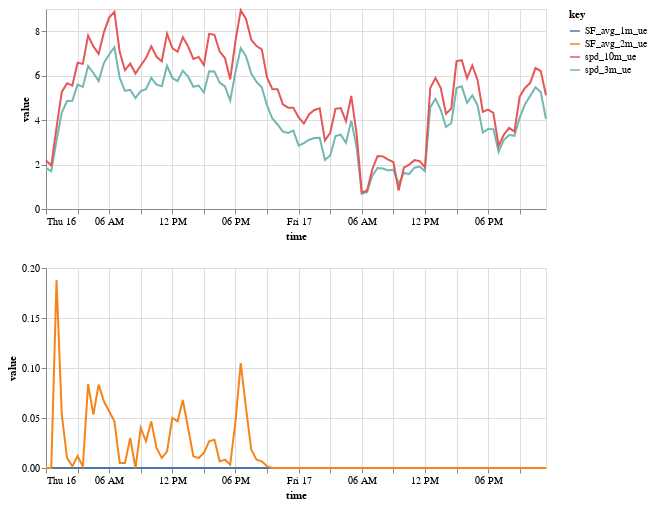

The cell this chart's notebook holds for it:
### Markdown cell above
Same as above but using altair

### Code cell
sos_df = sos_dataset[[ 
    'spd_3m_ue', 'spd_10m_ue', 'SF_avg_1m_ue', 'SF_avg_2m_ue'
]].to_dataframe().loc['2023-03-16': '2023-03-17'].reset_index()
base = alt.Chart(sos_df).mark_line().encode(
    alt.X('time:T'),
    alt.Y('value:Q'),
    alt.Color('key:N')
).properties(width=500, height=200)

base.transform_fold(['spd_3m_ue', 'spd_10m_ue']) &\
base.transform_fold(['SF_avg_1m_ue', 'SF_avg_2m_ue'])

### Figure 1 — Vega-Lite specification as saved in the notebook (floating-point values rounded to 4 significant figures)
{"config": {"view": {"continuousWidth": 300, "continuousHeight": 300}}, "vconcat": [{"mark": {"type": "line"}, "encoding": {"color": {"field": "key", "type": "nominal"}, "x": {"field": "time", "type": "temporal"}, "y": {"field": "value", "type": "quantitative"}}, "height": 200, "transform": [{"fold": ["spd_3m_ue", "spd_10m_ue"]}], "width": 500}, {"mark": {"type": "line"}, "encoding": {"color": {"field": "key", "type": "nominal"}, "x": {"field": "time", "type": "temporal"}, "y": {"field": "value", "type": "quantitative"}}, "height": 200, "transform": [{"fold": ["SF_avg_1m_ue", "SF_avg_2m_ue"]}], "width": 500}], "data": {"name": "data-223dd7b19b7804959d91c5a8b9881f74"}, "$schema": "https://vega.github.io/schema/vega-lite/v5.20.1.json", "datasets": {"data-223dd7b19b7804959d91c5a8b9881f74": [{"time": "2023-03-16T00:00:00", "spd_3m_ue": 1.836, "spd_10m_ue": 2.182, "SF_avg_1m_ue": 0.0, "SF_avg_2m_ue": 0.0}, {"time": "2023-03-16T00:30:00", "spd_3m_ue": 1.703, "spd_10m_ue": 1.961, "SF_avg_1m_ue": 0.0, "SF_avg_2m_ue": 0.0}, {"time": "2023-03-16T01:00:00", "spd_3m_ue": 3.071, "spd_10m_ue": 3.663, "SF_avg_1m_ue": 0.0, "SF_avg_2m_ue": 0.188}, {"time": "2023-03-16T01:30:00", "spd_3m_ue": 4.337, "spd_10m_ue": 5.27, "SF_avg_1m_ue": 0.0, "SF_avg_2m_ue": 0.05333}, {"time": "2023-03-16T02:00:00", "spd_3m_ue": 4.859, "spd_10m_ue": 5.661, "SF_avg_1m_ue": 0.0, "SF_avg_2m_ue": 0.01}, {"time": "2023-03-16T02:30:00", "spd_3m_ue": 4.872, "spd_10m_ue": 5.556, "SF_avg_1m_ue": 0.0, "SF_avg_2m_ue": 0.001667}, {"time": "2023-03-16T03:00:00", "spd_3m_ue": 5.596, "spd_10m_ue": 6.579, "SF_avg_1m_ue": 0.0, "SF_avg_2m_ue": 0.012}, {"time": "2023-03-16T03:30:00", "spd_3m_ue": 5.491, "spd_10m_ue": 6.529, "SF_avg_1m_ue": 0.0, "SF_avg_2m_ue": 0.001667}, {"time": "2023-03-16T04:00:00", "spd_3m_ue": 6.434, "spd_10m_ue": 7.803, "SF_avg_1m_ue": 0.0, "SF_avg_2m_ue": 0.084}, {"time": "2023-03-16T04:30:00", "spd_3m_ue": 6.12, "spd_10m_ue": 7.317, "SF_avg_1m_ue": 0.0, "SF_avg_2m_ue": 0.05333}, {"time": "2023-03-16T05:00:00", "spd_3m_ue": 5.755, "spd_10m_ue": 6.978, "SF_avg_1m_ue": 0.0, "SF_avg_2m_ue": 0.08333}, {"time": "2023-03-16T05:30:00", "spd_3m_ue": 6.566, "spd_10m_ue": 7.952, "SF_avg_1m_ue": 0.0, "SF_avg_2m_ue": 0.06667}, {"time": "2023-03-16T06:00:00", "spd_3m_ue": 6.955, "spd_10m_ue": 8.613, "SF_avg_1m_ue": 0.0, "SF_avg_2m_ue": 0.05667}, {"time": "2023-03-16T06:30:00", "spd_3m_ue": 7.28, "spd_10m_ue": 8.878, "SF_avg_1m_ue": 0.0, "SF_avg_2m_ue": 0.04667}, {"time": "2023-03-16T07:00:00", "spd_3m_ue": 5.898, "spd_10m_ue": 7.075, "SF_avg_1m_ue": 0.0, "SF_avg_2m_ue": 0.005}, {"time": "2023-03-16T07:30:00", "spd_3m_ue": 5.313, "spd_10m_ue": 6.246, "SF_avg_1m_ue": 0.0, "SF_avg_2m_ue": 0.005}, {"time": "2023-03-16T08:00:00", "spd_3m_ue": 5.362, "spd_10m_ue": 6.54, "SF_avg_1m_ue": 0.0, "SF_avg_2m_ue": 0.03}, {"time": "2023-03-16T08:30:00", "spd_3m_ue": 4.99, "spd_10m_ue": 6.099, "SF_avg_1m_ue": 0.0, "SF_avg_2m_ue": 0.0}, {"time": "2023-03-16T09:00:00", "spd_3m_ue": 5.306, "spd_10m_ue": 6.459, "SF_avg_1m_ue": 0.0, "SF_avg_2m_ue": 0.04}, {"time": "2023-03-16T09:30:00", "spd_3m_ue": 5.388, "spd_10m_ue": 6.793, "SF_avg_1m_ue": 0.0, "SF_avg_2m_ue": 0.02667}, {"time": "2023-03-16T10:00:00", "spd_3m_ue": 5.904, "spd_10m_ue": 7.318, "SF_avg_1m_ue": 0.0, "SF_avg_2m_ue": 0.04667}, {"time": "2023-03-16T10:30:00", "spd_3m_ue": 5.594, "spd_10m_ue": 6.85, "SF_avg_1m_ue": 0.0, "SF_avg_2m_ue": 0.02}, {"time": "2023-03-16T11:00:00", "spd_3m_ue": 5.525, "spd_10m_ue": 6.649, "SF_avg_1m_ue": 0.0, "SF_avg_2m_ue": 0.01}, {"time": "2023-03-16T11:30:00", "spd_3m_ue": 6.44, "spd_10m_ue": 7.89, "SF_avg_1m_ue": 0.0, "SF_avg_2m_ue": 0.01667}, {"time": "2023-03-16T12:00:00", "spd_3m_ue": 5.898, "spd_10m_ue": 7.24, "SF_avg_1m_ue": 0.0, "SF_avg_2m_ue": 0.05}, {"time": "2023-03-16T12:30:00", "spd_3m_ue": 5.76, "spd_10m_ue": 7.078, "SF_avg_1m_ue": 0.0, "SF_avg_2m_ue": 0.04667}, {"time": "2023-03-16T13:00:00", "spd_3m_ue": 6.225, "spd_10m_ue": 7.731, "SF_avg_1m_ue": 0.0, "SF_avg_2m_ue": 0.068}, {"time": "2023-03-16T13:30:00", "spd_3m_ue": 5.954, "spd_10m_ue": 7.319, "SF_avg_1m_ue": 0.0, "SF_avg_2m_ue": 0.04}, {"time": "2023-03-16T14:00:00", "spd_3m_ue": 5.5, "spd_10m_ue": 6.756, "SF_avg_1m_ue": 0.0, "SF_avg_2m_ue": 0.01167}, {"time": "2023-03-16T14:30:00", "spd_3m_ue": 5.556, "spd_10m_ue": 6.846, "SF_avg_1m_ue": 0.0, "SF_avg_2m_ue": 0.01}, {"time": "2023-03-16T15:00:00", "spd_3m_ue": 5.243, "spd_10m_ue": 6.483, "SF_avg_1m_ue": 0.0, "SF_avg_2m_ue": 0.015}, {"time": "2023-03-16T15:30:00", "spd_3m_ue": 6.201, "spd_10m_ue": 7.883, "SF_avg_1m_ue": 0.0, "SF_avg_2m_ue": 0.02667}, {"time": "2023-03-16T16:00:00", "spd_3m_ue": 6.189, "spd_10m_ue": 7.839, "SF_avg_1m_ue": 0.0, "SF_avg_2m_ue": 0.02833}, {"time": "2023-03-16T16:30:00", "spd_3m_ue": 5.685, "spd_10m_ue": 7.083, "SF_avg_1m_ue": 0.0, "SF_avg_2m_ue": 0.006667}, {"time": "2023-03-16T17:00:00", "spd_3m_ue": 5.514, "spd_10m_ue": 6.792, "SF_avg_1m_ue": 0.0, "SF_avg_2m_ue": 0.008333}, {"time": "2023-03-16T17:30:00", "spd_3m_ue": 4.88, "spd_10m_ue": 5.832, "SF_avg_1m_ue": 0.0, "SF_avg_2m_ue": 0.003333}, {"time": "2023-03-16T18:00:00", "spd_3m_ue": 6.17, "spd_10m_ue": 7.57, "SF_avg_1m_ue": 0.0, "SF_avg_2m_ue": 0.04667}, {"time": "2023-03-16T18:30:00", "spd_3m_ue": 7.237, "spd_10m_ue": 8.944, "SF_avg_1m_ue": 0.0, "SF_avg_2m_ue": 0.105}, {"time": "2023-03-16T19:00:00", "spd_3m_ue": 6.879, "spd_10m_ue": 8.551, "SF_avg_1m_ue": 0.0, "SF_avg_2m_ue": 0.06}, {"time": "2023-03-16T19:30:00", "spd_3m_ue": 6.091, "spd_10m_ue": 7.615, "SF_avg_1m_ue": 0.0, "SF_avg_2m_ue": 0.01833}, {"time": "2023-03-16T20:00:00", "spd_3m_ue": 5.717, "spd_10m_ue": 7.331, "SF_avg_1m_ue": 0.0, "SF_avg_2m_ue": 0.008333}, {"time": "2023-03-16T20:30:00", "spd_3m_ue": 5.479, "spd_10m_ue": 7.188, "SF_avg_1m_ue": 0.0, "SF_avg_2m_ue": 0.006667}, {"time": "2023-03-16T21:00:00", "spd_3m_ue": 4.66, "spd_10m_ue": 5.905, "SF_avg_1m_ue": 0.0, "SF_avg_2m_ue": 0.001667}, {"time": "2023-03-16T21:30:00", "spd_3m_ue": 4.071, "spd_10m_ue": 5.398, "SF_avg_1m_ue": 0.0, "SF_avg_2m_ue": 0.0}, {"time": "2023-03-16T22:00:00", "spd_3m_ue": 3.804, "spd_10m_ue": 5.39, "SF_avg_1m_ue": 0.0, "SF_avg_2m_ue": 0.0}, {"time": "2023-03-16T22:30:00", "spd_3m_ue": 3.485, "spd_10m_ue": 4.705, "SF_avg_1m_ue": 0.0, "SF_avg_2m_ue": 0.0}, {"time": "2023-03-16T23:00:00", "spd_3m_ue": 3.42, "spd_10m_ue": 4.561, "SF_avg_1m_ue": 0.0, "SF_avg_2m_ue": 0.0}, {"time": "2023-03-16T23:30:00", "spd_3m_ue": 3.53, "spd_10m_ue": 4.553, "SF_avg_1m_ue": 0.0, "SF_avg_2m_ue": 0.0}, {"time": "2023-03-17T00:00:00", "spd_3m_ue": 2.853, "spd_10m_ue": 4.122, "SF_avg_1m_ue": 0.0, "SF_avg_2m_ue": 0.0}, {"time": "2023-03-17T00:30:00", "spd_3m_ue": 2.968, "spd_10m_ue": 3.842, "SF_avg_1m_ue": 0.0, "SF_avg_2m_ue": 0.0}, {"time": "2023-03-17T01:00:00", "spd_3m_ue": 3.118, "spd_10m_ue": 4.264, "SF_avg_1m_ue": 0.0, "SF_avg_2m_ue": 0.0}, {"time": "2023-03-17T01:30:00", "spd_3m_ue": 3.193, "spd_10m_ue": 4.454, "SF_avg_1m_ue": 0.0, "SF_avg_2m_ue": 0.0}, {"time": "2023-03-17T02:00:00", "spd_3m_ue": 3.209, "spd_10m_ue": 4.535, "SF_avg_1m_ue": 0.0, "SF_avg_2m_ue": 0.0}, {"time": "2023-03-17T02:30:00", "spd_3m_ue": 2.207, "spd_10m_ue": 3.084, "SF_avg_1m_ue": 0.0, "SF_avg_2m_ue": 0.0}, {"time": "2023-03-17T03:00:00", "spd_3m_ue": 2.41, "spd_10m_ue": 3.426, "SF_avg_1m_ue": 0.0, "SF_avg_2m_ue": 0.0}, {"time": "2023-03-17T03:30:00", "spd_3m_ue": 3.285, "spd_10m_ue": 4.508, "SF_avg_1m_ue": 0.0, "SF_avg_2m_ue": 0.0}, {"time": "2023-03-17T04:00:00", "spd_3m_ue": 3.344, "spd_10m_ue": 4.543, "SF_avg_1m_ue": 0.0, "SF_avg_2m_ue": 0.0}, {"time": "2023-03-17T04:30:00", "spd_3m_ue": 2.979, "spd_10m_ue": 3.946, "SF_avg_1m_ue": 0.0, "SF_avg_2m_ue": 0.0}, {"time": "2023-03-17T05:00:00", "spd_3m_ue": 3.977, "spd_10m_ue": 5.086, "SF_avg_1m_ue": 0.0, "SF_avg_2m_ue": 0.0}, {"time": "2023-03-17T05:30:00", "spd_3m_ue": 2.812, "spd_10m_ue": 3.411, "SF_avg_1m_ue": 0.0, "SF_avg_2m_ue": 0.0}, {"time": "2023-03-17T06:00:00", "spd_3m_ue": 0.6915, "spd_10m_ue": 0.7358, "SF_avg_1m_ue": 0.0, "SF_avg_2m_ue": 0.0}, {"time": "2023-03-17T06:30:00", "spd_3m_ue": 0.7597, "spd_10m_ue": 0.8322, "SF_avg_1m_ue": 0.0, "SF_avg_2m_ue": 0.0}, {"time": "2023-03-17T07:00:00", "spd_3m_ue": 1.495, "spd_10m_ue": 1.79, "SF_avg_1m_ue": 0.0, "SF_avg_2m_ue": 0.0}, {"time": "2023-03-17T07:30:00", "spd_3m_ue": 1.843, "spd_10m_ue": 2.382, "SF_avg_1m_ue": 0.0, "SF_avg_2m_ue": 0.0}, {"time": "2023-03-17T08:00:00", "spd_3m_ue": 1.819, "spd_10m_ue": 2.369, "SF_avg_1m_ue": 0.0, "SF_avg_2m_ue": 0.0}, {"time": "2023-03-17T08:30:00", "spd_3m_ue": 1.738, "spd_10m_ue": 2.225, "SF_avg_1m_ue": 0.0, "SF_avg_2m_ue": 0.0}, {"time": "2023-03-17T09:00:00", "spd_3m_ue": 1.77, "spd_10m_ue": 2.115, "SF_avg_1m_ue": 0.0, "SF_avg_2m_ue": 0.0}, {"time": "2023-03-17T09:30:00", "spd_3m_ue": 1.129, "spd_10m_ue": 0.8342, "SF_avg_1m_ue": 0.0, "SF_avg_2m_ue": 0.0}, {"time": "2023-03-17T10:00:00", "spd_3m_ue": 1.624, "spd_10m_ue": 1.861, "SF_avg_1m_ue": 0.0, "SF_avg_2m_ue": 0.0}, {"time": "2023-03-17T10:30:00", "spd_3m_ue": 1.573, "spd_10m_ue": 1.995, "SF_avg_1m_ue": 0.0, "SF_avg_2m_ue": 0.0}, {"time": "2023-03-17T11:00:00", "spd_3m_ue": 1.858, "spd_10m_ue": 2.197, "SF_avg_1m_ue": 0.0, "SF_avg_2m_ue": 0.0}, {"time": "2023-03-17T11:30:00", "spd_3m_ue": 1.911, "spd_10m_ue": 2.156, "SF_avg_1m_ue": 0.0, "SF_avg_2m_ue": 0.0}, {"time": "2023-03-17T12:00:00", "spd_3m_ue": 1.699, "spd_10m_ue": 1.879, "SF_avg_1m_ue": 0.0, "SF_avg_2m_ue": 0.0}, {"time": "2023-03-17T12:30:00", "spd_3m_ue": 4.571, "spd_10m_ue": 5.438, "SF_avg_1m_ue": 0.0, "SF_avg_2m_ue": 0.0}, {"time": "2023-03-17T13:00:00", "spd_3m_ue": 4.962, "spd_10m_ue": 5.896, "SF_avg_1m_ue": 0.0, "SF_avg_2m_ue": 0.0}, {"time": "2023-03-17T13:30:00", "spd_3m_ue": 4.468, "spd_10m_ue": 5.439, "SF_avg_1m_ue": 0.0, "SF_avg_2m_ue": 0.0}, {"time": "2023-03-17T14:00:00", "spd_3m_ue": 3.691, "spd_10m_ue": 4.285, "SF_avg_1m_ue": 0.0, "SF_avg_2m_ue": 0.0}, {"time": "2023-03-17T14:30:00", "spd_3m_ue": 3.861, "spd_10m_ue": 4.519, "SF_avg_1m_ue": 0.0, "SF_avg_2m_ue": 0.0}, {"time": "2023-03-17T15:00:00", "spd_3m_ue": 5.442, "spd_10m_ue": 6.659, "SF_avg_1m_ue": 0.0, "SF_avg_2m_ue": 0.0}, {"time": "2023-03-17T15:30:00", "spd_3m_ue": 5.52, "spd_10m_ue": 6.699, "SF_avg_1m_ue": 0.0, "SF_avg_2m_ue": 0.0}, {"time": "2023-03-17T16:00:00", "spd_3m_ue": 4.781, "spd_10m_ue": 5.886, "SF_avg_1m_ue": 0.0, "SF_avg_2m_ue": 0.0}, {"time": "2023-03-17T16:30:00", "spd_3m_ue": 5.11, "spd_10m_ue": 6.46, "SF_avg_1m_ue": 0.0, "SF_avg_2m_ue": 0.0}, {"time": "2023-03-17T17:00:00", "spd_3m_ue": 4.669, "spd_10m_ue": 5.806, "SF_avg_1m_ue": 0.0, "SF_avg_2m_ue": 0.0}, {"time": "2023-03-17T17:30:00", "spd_3m_ue": 3.439, "spd_10m_ue": 4.371, "SF_avg_1m_ue": 0.0, "SF_avg_2m_ue": 0.0}, {"time": "2023-03-17T18:00:00", "spd_3m_ue": 3.598, "spd_10m_ue": 4.469, "SF_avg_1m_ue": 0.0, "SF_avg_2m_ue": 0.0}, {"time": "2023-03-17T18:30:00", "spd_3m_ue": 3.595, "spd_10m_ue": 4.328, "SF_avg_1m_ue": 0.0, "SF_avg_2m_ue": 0.0}, {"time": "2023-03-17T19:00:00", "spd_3m_ue": 2.572, "spd_10m_ue": 2.835, "SF_avg_1m_ue": 0.0, "SF_avg_2m_ue": 0.0}, {"time": "2023-03-17T19:30:00", "spd_3m_ue": 3.114, "spd_10m_ue": 3.352, "SF_avg_1m_ue": 0.0, "SF_avg_2m_ue": 0.0}, {"time": "2023-03-17T20:00:00", "spd_3m_ue": 3.331, "spd_10m_ue": 3.649, "SF_avg_1m_ue": 0.0, "SF_avg_2m_ue": 0.0}, {"time": "2023-03-17T20:30:00", "spd_3m_ue": 3.292, "spd_10m_ue": 3.485, "SF_avg_1m_ue": 0.0, "SF_avg_2m_ue": 0.0}, {"time": "2023-03-17T21:00:00", "spd_3m_ue": 4.113, "spd_10m_ue": 5.057, "SF_avg_1m_ue": 0.0, "SF_avg_2m_ue": 0.0}, {"time": "2023-03-17T21:30:00", "spd_3m_ue": 4.71, "spd_10m_ue": 5.446, "SF_avg_1m_ue": 0.0, "SF_avg_2m_ue": 0.0}, {"time": "2023-03-17T22:00:00", "spd_3m_ue": 5.091, "spd_10m_ue": 5.675, "SF_avg_1m_ue": 0.0, "SF_avg_2m_ue": 0.0}, {"time": "2023-03-17T22:30:00", "spd_3m_ue": 5.48, "spd_10m_ue": 6.343, "SF_avg_1m_ue": 0.0, "SF_avg_2m_ue": 0.0}, {"time": "2023-03-17T23:00:00", "spd_3m_ue": 5.263, "spd_10m_ue": 6.209, "SF_avg_1m_ue": 0.0, "SF_avg_2m_ue": 0.0}, {"time": "2023-03-17T23:30:00", "spd_3m_ue": 4.048, "spd_10m_ue": 5.119, "SF_avg_1m_ue": 0.0, "SF_avg_2m_ue": 0.0}]}}
